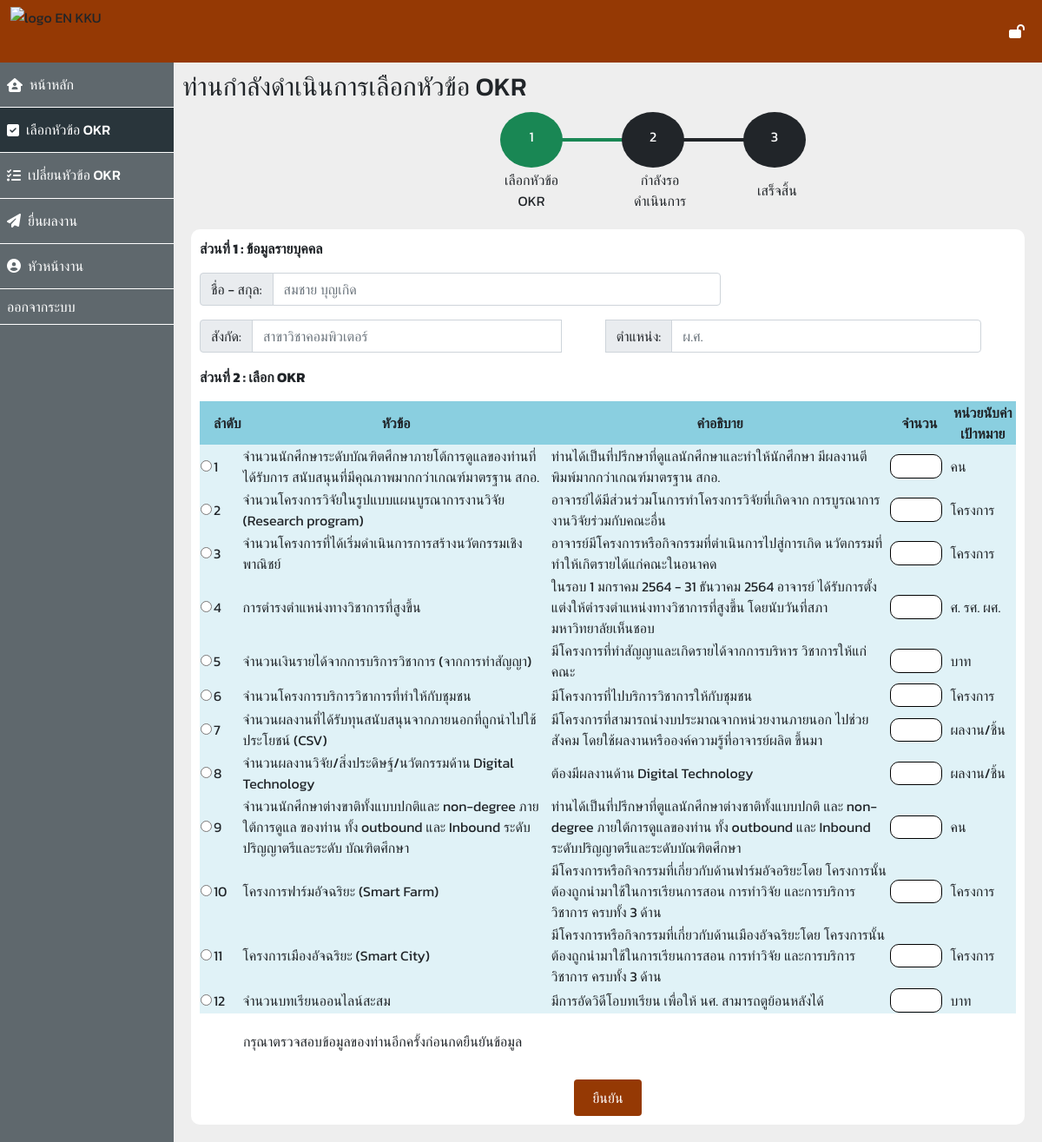
The app's page /user/selectOKRs.php with its own data.
### tables this page shows
CREATE TABLE "okr_teaching" (
	"pno"	TEXT,
	"unit"	TEXT,
	"topics"	TEXT,
	"description"	TEXT,
	PRIMARY KEY("pno")
);

### user/selectOKRs.php (the view, shortened to what this page needs)
<?php
$db = new SQLite3('../database.db');
$results = $db->query('SELECT * FROM okr_teaching;');
?>
<!DOCTYPE html>
<html>
<head>
    <link href="https://cdn.jsdelivr.net/npm/bootstrap@5.0.0-beta2/dist/css/bootstrap.min.css" rel="stylesheet" />
</head>
<body style="font-family: 'Kanit', sans-serif">
    <nav class="navbar navbar-light" style="background-color: #953904">
        <div class="container-fluid">
            <img src="https://www.en.kku.ac.th/web/wp-content/uploads/2016/03/Logo5.png" height="56" alt="logo EN KKU" />
            <div class="d-flex flex-row justify-content-center align-items-center" style="color: white">
                <i class="fas fa-lock-open m-2"></i>
            </div>
        </div>
    </nav>
    <div>
        <div class="d-flex">
            <div class="col-2" style="background-color: #263238bb">
                <div class="d-flex flex-row align-items-center p-2 border-bottom border-white" style="color: white;">
                    <i class="fas fa-house-user"></i>
                    <h6 class="m-2"><a href="./homeUser.php" style="color: #FFFFFF;text-decoration: none;">หน้าหลัก</a>
                    </h6>
                </div>
                <div class="d-flex flex-row align-items-center p-2 border-bottom border-white" style="color: white;background-color: #263238ee">
                    <i class=" fas fa-check-square ml-2"></i>
                    <h6 class="m-2"><a href="./selectOKRs.php" style="color: #FFFFFF;text-decoration: none;">เลือกหัวข้อ
                            OKR</a></h6>
                </div>
                <div class="d-flex flex-row align-items-center p-2 border-bottom border-white" style="color: white">
                    <i class="fas fa-tasks ml-2"></i>
                    <h6 class="m-2"><a href="./changOKR.php" style="color: #FFFFFF;text-decoration: none;">เปลี่ยนหัวข้อ
                            OKR</a></h6>
                </div>
                <div class="d-flex flex-row align-items-center p-2 border-bottom border-white" style="color: white">
                    <i class="fas fa-paper-plane ml-2"></i>
                    <h6 class="m-2"><a href="./submitPortfolioOKR.php" style="color: #FFFFFF;text-decoration: none;">ยื่นผลงาน</a></h6>
                </div>
                <div class="d-flex flex-row align-items-center p-2 border-bottom border-white" style="color: white">
                    <i class="fas fa-user-circle"></i>
                    <h6 class="m-2"><a href="./supervisor.php" style="color: #FFFFFF;text-decoration: none;">หัวหน้างาน</a></h6>
                </div>
                <div class="d-flex flex-row align-items-center p-2 border-bottom border-white">
                    <a href="../index.php" style="color: #FFFFFF;text-decoration: none;">ออกจากระบบ</a>
                </div>
            </div>
            <div class="col-10" style="background-color: #eee">
                <h1 style="margin: 10px; font-size: 30px;">ท่านกำลังดำเนินการเลือกหัวข้อ OKR</h1>
                <div id="steps-bar" class="d-grid gap-2 col-6 mx-auto">
                    <div class="steps-bar">
                        <table class="d-grid gap-2 col-6 mx-auto">
                            <tr>
                                <td>
                                    <div class="bg-success pe-4 ps-4 pt-3 pb-3 text-center" style="border-radius: 50%; width: 4.5rem; height: 4rem;  color: white;">
                                        1
                                    </div>
                                </td>
                                <td>
                                    <div class="bg-success" style="width: 6rem; height: 0.3rem; margin-left: -1rem">
                                    </div>
                                </td>
                                <td>
                                    <div class="bg-dark pe-4 ps-4 pt-3 pb-3 text-center" style="
                      color: white;
                      border-radius: 50%;
                      width: 4.5rem;
                      height: 4rem;
                      margin-left: -1rem;
                    ">
                                        2
                                    </div>
                                </td>
                                <td>
                                    <div class="bg-dark" style="width: 6rem; height: 0.3rem; margin-left: -1rem"></div>
                                </td>
                                <td>
                                    <div class="bg-dark pe-4 ps-4 pt-3 pb-3 text-center" style="
                      color: white;
                      border-radius: 50%;
                      width: 4.5rem;
                      height: 4rem;
                      margin-left: -1rem;
                    ">
                                        3
                                    </div>
                                </td>
                            </tr>
                            <tr>
                                <td class="text-center">
                                    เลือกหัวข้อ<br />
                                    OKR
                                </td>
                                <td class="text-center" colspan="3">กำลังรอ<br />ดำเนินการ</td>
                                <td>เสร็จสิ้น</td>
                            </tr>
                        </table>
                    </div>
                </div>
                <div style="background-color: white;border-radius: 10px;padding: 10px;  margin-left: 90px;margin-right: 90px;margin: 20px;">
                    <form method="post">
                        <div>
                            <p style=" font-weight: bold;">ส่วนที่ 1 : ข้อมูลรายบุคคล</p>
                            <div class="input-group mb-3" style="width: 600px; margin-top: 0px;">
                                <span class="input-group-text" id="basic-addon1">ชื่อ - สกุล:</span>
                                <input type="text" class="form-control" name="input-name" aria-describedby="basic-addon1" placeholder="สมชาย บุญเกิด" required value="<?php echo $_SESSION['name'] ?>">
                            </div>
                            <div class="input-group mb-3" style="width: 900px;">
                                <span class="input-group-text" id="basic-addon1">สังกัด:</span>
                                <input type="text" class="form-control" name="input-af" aria-describedby="basic-addon1" placeholder="สาขาวิชาคอมพิวเตอร์" required>
                                <span class="input-group-text" id="basic-addon1" style="margin-left: 50px;">ตำแหน่ง:</span>
                                <input type="text" class="form-control" name="input-position" aria-describedby="basic-addon1" placeholder="ผ.ศ." required>
                            </div>
                        </div>
                        <div>
                            <p style=" font-weight: bold;">ส่วนที่ 2 : เลือก OKR</p>
                            <div>
                                <table>
                                    <thead>
                                        <tr style="text-align: center; background-color: #8acfe0">
                                            <th scope="col"></th>
                                            <th scope="col">ลำดับ</th>
                                            <th scope="col">หัวข้อ</th>
                                            <th scope="col">คำอธิบาย</th>
                                            <th scope="col">จำนวน</th>
                                            <th scope="col">หน่วยนับค่าเป้าหมาย</th>
                                        </tr>
                                    </thead>
                                    <tbody>
                                        <?php while ($row = $results->fetchArray()) { ?>
                                            <tr style="background-color: #8acfe044">
                                                <td><input type="radio" name="redio-btn" id="projnumber" value="<?php echo "{$row['pno']}. {$row['topics']}" ?>"></td>
                                                <td scope="row" name="pno" id="pno"> <?php echo $row['pno'] ?></td>
                                                <td name="topic"><?php echo $row['topics'] ?></td>
                                                <td name="description"><?php echo $row['description'] ?></td>
                                                <th scope="row">
                                                    <input type="text" name="t<?php echo $row['pno'] ?>" id="<?php echo $row['pno'] ?>"
                                                    style="border-radius: 10px; border: 0.01px solid black; width: 60px;padding: 0.7px;margin-right: 7px;">
                                                </th>
                                                <td><?php echo $row['unit'] ?></td>
                                            </tr>
                                        <?php } ?>
                                    </tbody>
                                </table>
                                <p style="margin-left: 50px; margin-top: 20px;">กรุณาตรวจสอบข้อมูลของท่านอีกครั้งก่อนกดยืนยันข้อมูล</p>
                                <div class="d-grid gap-2 col-1 mx-auto">
                                    <button class="btn p-2 mt-3" style="background-color: #953904; color: white;" type="submit" name="submit">ยืนยัน</button>
                                </div>
                    </form>
                </div>
            </div>
        </div>
    </div>
</body>
</html>

### records on screen
okr_teaching: pno "1", topics "จํานวนนักศึกษาระดับบัณฑิตศึกษาภายโต้การดูแลของท่านที่ได้รับการ สนับสนุนที่มีคุณภาพมากกว่าเกณฑ์มาตรฐาน สกอ.", description "ท่านได้เป็นที่ปรึกษาที่ดูแลนักศึกษาและทําให้นักศึกษา มีผลงานตีพิมพ์มากกว่าเกณฑ์มาตรฐาน สกอ.", unit "คน"
okr_teaching: pno "2", topics "จํานวนโครงการวิจัยในรูปแบบแผนบูรณาการงานวิจัย (Research program)", description "อาจารย์ได้มีส่วนร่วมโนการทําโครงการวิจัยที่เกิดจาก การบูรณาการงานวิจัยร่วมกับคณะอื่น", unit "โครงการ"
okr_teaching: pno "3", topics "จํานวนโครงการที่ได้เริ่มดําเนินการการสร้างนวัตกรรมเชิงพาณิชย์", description "อาจารย์มีโครงการหรือกิจกรรมที่ตําเนินการไปสู่การเกิด นวัตกรรมที่ทําให้เกิตรายได้แก่คณะในอนาคด", unit "โครงการ"
okr_teaching: pno "4", topics "การตํารงตําแหน่งทางวิชาการที่สูงขึ้น", description "ในรอบ 1 มกราคม 2564 - 31 ธันวาคม 2564 อาจารย์ ได้รับการตั้งแต่งให้ตํารงตําแหน่งทางวิชาการที่สูงขึ้น โดยนับวันที่สภามหาวิทยาลัยเห็นชอบ", unit "ศ. รศ. ผศ."
okr_teaching: pno "5", topics "จํานวนเงินรายได้จากการบริการวิชาการ (จากการทําสัญญา)", description "มีโครงการที่ทําสัญญาและเกิดรายได้จากการบริหาร วิชาการให้แก่คณะ", unit "บาท"
okr_teaching: pno "6", topics "จำนวนโครงการบริการวิชาการที่ทําให้กับชุมชน", description "มีโครงการที่ไปบริการวิชาการให้กับชุมชน", unit "โครงการ"
okr_teaching: pno "7", topics "จํานวนผลงานที่ได้รับทุนสนับสนุนจากภายนอกที่ถูกนําไปใช้ประโยชน์ (CSV)", description "มีโครงการที่สามารถนำงบประมาณจากหน่วยงานภายนอก ไปช่วยสังคม โดยใช้ผลงานหรือองค์ความรู้ที่อาจารย์ผลิต ขึ้นมา", unit "ผลงาน/ชิ้น"
okr_teaching: pno "8", topics "จํานวนผลงานวิจัย/สิ่งประดิษฐ์/นวัตกรรมด้าน Digital Technology", description "ต้องมีผลงานด้าน Digital Technology", unit "ผลงาน/ชิ้น"
okr_teaching: pno "9", topics "จํานวนนักศึกษาต่างขาติทั้งแบบปกติและ non-degree ภายใต้การดูแล ของท่าน ทั้ง outbound และ Inbound ระดับปริญญาตรีและระดับ บัณฑิตศึกษา", description "ท่านได้เป็นที่ปรึกษาที่ตูแลนักศึกษาต่างชาติทั้งแบบปกติ และ non-degree ภายใต้การดูแลของท่าน ทั้ง outbound และ Inbound ระดับปริญญาตรีและระดับบัณฑิตศึกษา", unit "คน"
okr_teaching: pno "10", topics "โครงการฟาร์มอัจฉริยะ (Smart Farm)", description "มีโครงการหรือกิจกรรมที่เกี่ยวกับด้านฟาร์มอัจอริยะโดย โครงการนั้นต้องถูกนํามาใช้ในการเรียนการสอน การทําวิจัย และการบริการวิชาการ ครบทั้ง 3 ด้าน", unit "โครงการ"
okr_teaching: pno "11", topics "โครงการเมืองอัจฉริยะ (Smart City)", description "มีโครงการหรือกิจกรรมที่เกี่ยวกับด้านเมืองอัจฉริยะโดย โครงการนั้นต้องถูกนํามาใช้ในการเรียนการสอน การทําวิจัย และการบริการวิชาการ ครบทั้ง 3 ด้าน", unit "โครงการ"
okr_teaching: pno "12", topics "จำนวนบทเรียนออนไลน์สะสม", description "มีการอัดวิดีโอบทเรียน เพื่อให้ นศ. สามารถตูย้อนหลังได้", unit "บาท"
